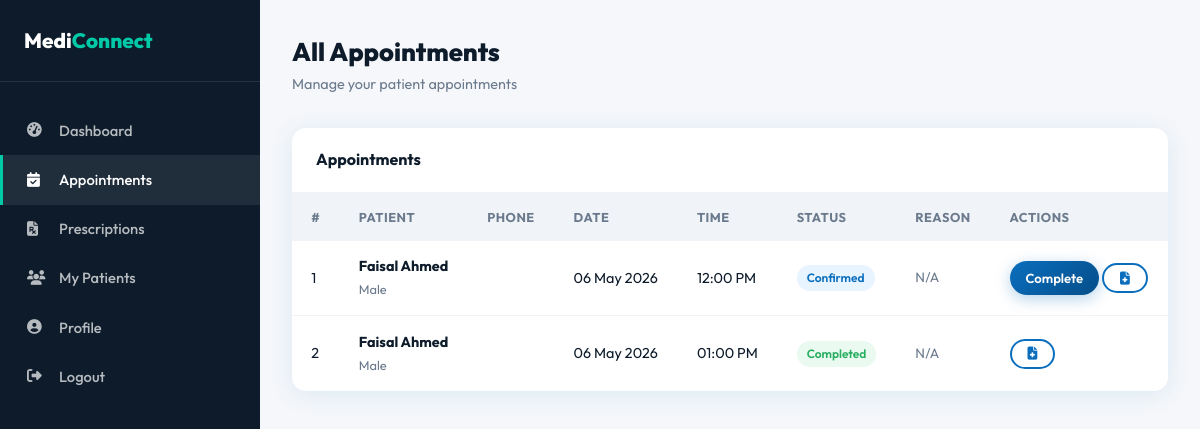
Screenshot of /doctor/appointments.php (signed in) with the database file from the repository.
### tables this page shows
CREATE TABLE `appointments` (
  `id` int(11) NOT NULL,
  `patient_id` int(11) NOT NULL,
  `doctor_id` int(11) NOT NULL,
  `appointment_date` date NOT NULL,
  `appointment_time` time NOT NULL,
  `status` enum('Pending','Confirmed','Completed','Cancelled') DEFAULT 'Pending',
  `reason` text DEFAULT NULL,
  `call_type` enum('in-person','video') DEFAULT 'in-person',
  `room_id` varchar(100) DEFAULT NULL,
  `call_status` enum('pending','active','ended') DEFAULT 'pending',
  `call_started_at` datetime DEFAULT NULL,
  `call_ended_at` datetime DEFAULT NULL,
  `payment_status` enum('unpaid','paid','pending','failed') DEFAULT 'unpaid',
  `payment_method` enum('online','cash','pay_later') DEFAULT NULL,
  `payment_amount` decimal(10,2) DEFAULT 0.00,
  `transaction_id` varchar(100) DEFAULT NULL,
  `notes` text DEFAULT NULL,
  `cancelled_by` enum('patient','doctor') DEFAULT NULL,
  `cancel_reason` text DEFAULT NULL,
  `cancelled_at` datetime DEFAULT NULL,
  `created_at` timestamp NOT NULL DEFAULT current_timestamp()
);

CREATE TABLE `users` (
  `id` int(11) NOT NULL,
  `full_name` varchar(100) NOT NULL,
  `email` varchar(100) NOT NULL,
  `password` varchar(255) NOT NULL,
  `phone` varchar(20) DEFAULT NULL,
  `date_of_birth` date DEFAULT NULL,
  `gender` enum('Male','Female','Other') DEFAULT NULL,
  `blood_group` varchar(5) DEFAULT NULL,
  `address` text DEFAULT NULL,
  `profile_pic` varchar(255) DEFAULT 'default.png',
  `created_at` timestamp NOT NULL DEFAULT current_timestamp()
);

### includes/functions.php (called while the page is built, shortened)
<?php
function formatDate($date) {
    return date('d M Y', strtotime($date));
}
function formatTime($time) {
    return date('h:i A', strtotime($time));
}
?>

### doctor/appointments.php (the view, shortened to what this page needs)
<?php
require_once '../includes/functions.php';
$doc_id = $_SESSION['doctor_id'];
$appts = mysqli_query($conn, "SELECT a.*, u.full_name as pat_name, u.phone as pat_phone, u.gender FROM appointments a
    JOIN users u ON a.patient_id=u.id WHERE a.doctor_id=$doc_id ORDER BY a.appointment_date DESC, a.appointment_time");
?>
<!DOCTYPE html>
<html lang="en">
<head>
<link rel="stylesheet" href="https://cdnjs.cloudflare.com/ajax/libs/font-awesome/6.4.0/css/all.min.css">
<link rel="stylesheet" href="<?= SITE_URL ?>/css/style.css">
</head>
<body>
<div class="dashboard">
    <nav class="sidebar">
        <div class="sidebar-brand">Medi<span>Connect</span></div>
        <ul class="sidebar-menu">
            <li><a href="dashboard.php"><i class="fas fa-tachometer-alt"></i> Dashboard</a></li>
            <li><a href="appointments.php" class="active"><i class="fas fa-calendar-check"></i> Appointments</a></li>
            <li><a href="prescriptions.php"><i class="fas fa-file-prescription"></i> Prescriptions</a></li>
            <li><a href="patients.php"><i class="fas fa-users"></i> My Patients</a></li>
            <li><a href="profile.php"><i class="fas fa-user-circle"></i> Profile</a></li>
            <li><a href="../logout.php"><i class="fas fa-sign-out-alt"></i> Logout</a></li>
        </ul>
    </nav>
    <main class="dashboard-main">
        <div class="dash-header"><div><h1>All Appointments</h1><p>Manage your patient appointments</p></div></div>
        <div class="table-card">
            <div class="table-header"><h3>Appointments</h3></div>
            <table class="data-table">
                <thead><tr><th>#</th><th>Patient</th><th>Phone</th><th>Date</th><th>Time</th><th>Status</th><th>Reason</th><th>Actions</th></tr></thead>
                <tbody>
                <?php $i=1; while ($a = mysqli_fetch_assoc($appts)): ?>
                <tr>
                    <td><?= $i++ ?></td>
                    <td><strong><?= $a['pat_name'] ?></strong><br><span style="font-size:0.8rem;color:var(--gray);"><?= $a['gender'] ?></span></td>
                    <td><?= $a['pat_phone'] ?></td>
                    <td><?= formatDate($a['appointment_date']) ?></td>
                    <td><?= formatTime($a['appointment_time']) ?></td>
                    <td><?php $badge=['Pending'=>'warning','Confirmed'=>'primary','Completed'=>'success','Cancelled'=>'danger']; echo '<span class="badge badge-'.($badge[$a['status']]??'secondary').'">'.$a['status'].'</span>'; ?></td>
                    <td style="font-size:0.85rem;color:var(--gray);max-width:150px;"><?= $a['reason'] ?: 'N/A' ?></td>
                    <td style="white-space:nowrap;">
                        <?php if ($a['status'] == 'Pending'): ?>
                        <a href="?confirm=<?= $a['id'] ?>" class="btn btn-success btn-sm">✓ Confirm</a>
                        <a href="?cancel=<?= $a['id'] ?>" class="btn btn-danger btn-sm" onclick="return confirm('Cancel?')">✗</a>
                        <?php elseif ($a['status'] == 'Confirmed'): ?>
                        <a href="?complete=<?= $a['id'] ?>" class="btn btn-primary btn-sm">Complete</a>
                        <?php endif; ?>
                        <?php if (in_array($a['status'], ['Confirmed','Completed'])): ?>
                        <a href="add-prescription.php?appointment_id=<?= $a['id'] ?>" class="btn btn-secondary btn-sm"><i class="fas fa-file-medical"></i></a>
                        <?php endif; ?>
                    </td>
                </tr>
                <?php endwhile; ?>
                </tbody>
            </table>
        </div>
    </main>
</div>
</body>
</html>

### css/style.css (style rules this page uses)
:root { --primary: #0A6EBD; --primary-dark: #054E8A; --primary-light: #E8F4FF; --secondary: #00C9A7; --accent: #FF6B35; --dark: #0D1B2A; --gray-dark: #2C3E50; --gray: #6B7A8D; --gray-light: #F0F4F8; --white: #FFFFFF; --danger: #E74C3C; --success: #27AE60; --warning: #F39C12; --shadow: 0 4px 24px rgba(10,110,189,0.10); --shadow-lg: 0 8px 40px rgba(10,110,189,0.18); --radius: 14px; --radius-sm: 8px; }
* { margin: 0; padding: 0; box-sizing: border-box; }
body { font-family: 'Outfit', sans-serif; color: var(--dark); background: var(--white); line-height: 1.6; }
.btn { display: inline-flex; align-items: center; gap: 8px; padding: 0.6rem 1.4rem; border-radius: 50px; font-family: 'Outfit', sans-serif; font-weight: 600; font-size: 0.9rem; cursor: pointer; transition: all 0.25s; border: none; text-decoration: none; }
.btn-primary { background: linear-gradient(135deg, var(--primary), var(--primary-dark)); color: white; box-shadow: 0 4px 15px rgba(10,110,189,0.3); }
.btn-secondary { background: var(--white); color: var(--primary); border: 2px solid var(--primary); }
.btn-sm { padding: 0.4rem 1rem; font-size: 0.82rem; }
.dashboard { display: flex; min-height: 100vh; }
.sidebar { width: 260px; background: var(--dark); padding: 1.5rem 0; position: sticky; top: 0; height: 100vh; overflow-y: auto; flex-shrink: 0; }
.sidebar .sidebar-brand { padding: 0 1.5rem 1.5rem; border-bottom: 1px solid rgba(255,255,255,0.1); margin-bottom: 1.5rem; font-size: 1.3rem; font-weight: 800; color: white; }
.sidebar .sidebar-brand span { color: var(--secondary); }
.sidebar-menu { list-style: none; }
.sidebar-menu a { display: flex; align-items: center; gap: 12px; padding: 0.8rem 1.5rem; color: rgba(255,255,255,0.7); text-decoration: none; font-weight: 500; font-size: 0.92rem; transition: all 0.2s; border-left: 3px solid transparent; }
.sidebar-menu a:hover, .sidebar-menu a.active { color: white; background: rgba(255,255,255,0.08); border-left-color: var(--secondary); }
.sidebar-menu a i { width: 20px; }
.dashboard-main { flex: 1; background: #F5F7FA; padding: 2rem; overflow-y: auto; }
.dash-header { display: flex; align-items: center; justify-content: space-between; margin-bottom: 2rem; }
.dash-header h1 { font-size: 1.6rem; font-weight: 800; }
.dash-header p { color: var(--gray); font-size: 0.9rem; }
.table-card { background: white; border-radius: var(--radius); box-shadow: var(--shadow); overflow: hidden; }
.table-card .table-header { padding: 1.2rem 1.5rem; border-bottom: 1px solid #f0f4f8; display: flex; align-items: center; justify-content: space-between; }
.table-card .table-header h3 { font-weight: 700; font-size: 1rem; }
.data-table { width: 100%; border-collapse: collapse; }
.data-table th { background: var(--gray-light); padding: 0.85rem 1.2rem; text-align: left; font-size: 0.8rem; font-weight: 700; color: var(--gray); text-transform: uppercase; letter-spacing: 0.5px; }
.data-table td { padding: 0.9rem 1.2rem; border-bottom: 1px solid #f0f4f8; font-size: 0.9rem; vertical-align: middle; }
.data-table tr:last-child td { border-bottom: none; }
.badge { display: inline-block; padding: 3px 10px; border-radius: 50px; font-size: 0.75rem; font-weight: 600; }
.badge-success { background: #EAFAF1; color: var(--success); }
.badge-primary { background: var(--primary-light); color: var(--primary); }

### rows the page displays
appointments: patient.full_name "Faisal Ahmed", patient.gender "Male", appointment_date "06 May 2026", appointment_time "12:00 PM", status "Confirmed", reason "N/A"
appointments: patient.full_name "Faisal Ahmed", patient.gender "Male", appointment_date "06 May 2026", appointment_time "01:00 PM", status "Completed", reason "N/A"
